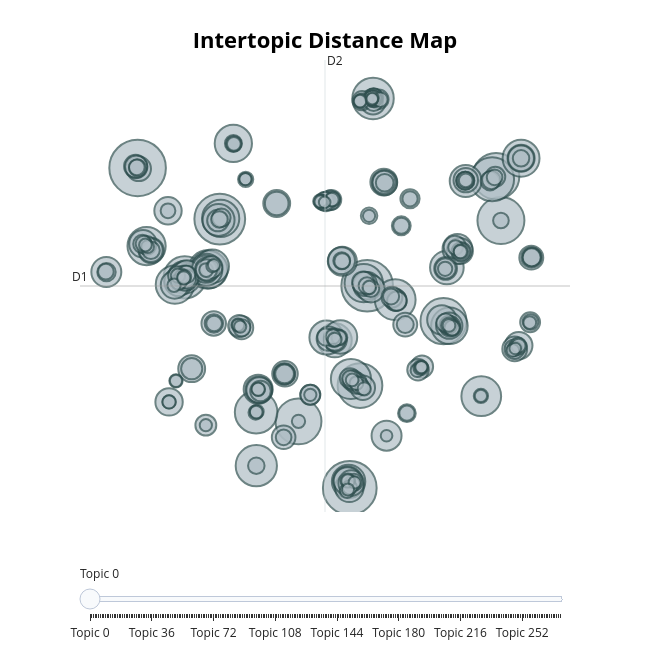

The code cell stored with this chart in its notebook:
### Code cell
topic_model.visualize_topics()

### Figure 1 — Plotly figure (JSON) as saved in the notebook; plotly's stock layout.template omitted (floating-point values rounded to 4 significant figures; data arrays with more than 128 entries replaced by an {"elided": "..."} marker saying what was removed)
{"data": [{"customdata": {"elided": "275x3 mixed values"}, "hovertemplate": "<b>Topic %{customdata[0]}</b><br>%{customdata[1]}<br>Size: %{customdata[2]}", "legendgroup": "", "marker": {"color": "#B0BEC5", "line": {"color": "DarkSlateGrey", "width": 2}, "size": {"elided": "275 int values"}, "sizemode": "area", "sizeref": 0.1469, "symbol": "circle"}, "mode": "markers", "name": "", "orientation": "v", "showlegend": false, "type": "scatter", "x": {"elided": "275 float values"}, "xaxis": "x", "y": {"elided": "275 float values"}, "yaxis": "y"}], "layout": {"annotations": [{"showarrow": false, "text": "D1", "x": -13.53, "y": 5.373, "yshift": 10}, {"showarrow": false, "text": "D2", "x": 3.178, "xshift": 10, "y": 25.09}], "height": 650, "hoverlabel": {"bgcolor": "white", "font": {"family": "Rockwell", "size": 16}}, "legend": {"itemsizing": "constant", "tracegroupgap": 0}, "margin": {"t": 60}, "shapes": [{"line": {"color": "#CFD8DC", "width": 2}, "type": "line", "x0": 3.178, "x1": 3.178, "y0": -14.34, "y1": 25.09}, {"line": {"color": "#9E9E9E", "width": 2}, "type": "line", "x0": -13.53, "x1": 19.89, "y0": 5.373, "y1": 5.373}], "sliders": [{"active": 0, "pad": {"t": 50}, "steps": [{"args": [{"marker.color": {"elided": "1x275 str values"}}], "label": "Topic 0", "method": "update"}, {"args": [{"marker.color": {"elided": "1x275 str values"}}], "label": "Topic 1", "method": "update"}, {"args": [{"marker.color": {"elided": "1x275 str values"}}], "label": "Topic 2", "method": "update"}, {"args": [{"marker.color": {"elided": "1x275 str values"}}], "label": "Topic 3", "method": "update"}, {"args": [{"marker.color": {"elided": "1x275 str values"}}], "label": "Topic 4", "method": "update"}, {"args": [{"marker.color": {"elided": "1x275 str values"}}], "label": "Topic 5", "method": "update"}, {"args": [{"marker.color": {"elided": "1x275 str values"}}], "label": "Topic 6", "method": "update"}, {"args": [{"marker.color": {"elided": "1x275 str values"}}], "label": "Topic 7", "method": "update"}, {"args": [{"marker.color": {"elided": "1x275 str values"}}], "label": "Topic 8", "method": "update"}, {"args": [{"marker.color": {"elided": "1x275 str values"}}], "label": "Topic 9", "method": "update"}, {"args": [{"marker.color": {"elided": "1x275 str values"}}], "label": "Topic 10", "method": "update"}, {"args": [{"marker.color": {"elided": "1x275 str values"}}], "label": "Topic 11", "method": "update"}, {"args": [{"marker.color": {"elided": "1x275 str values"}}], "label": "Topic 12", "method": "update"}, {"args": [{"marker.color": {"elided": "1x275 str values"}}], "label": "Topic 13", "method": "update"}, {"args": [{"marker.color": {"elided": "1x275 str values"}}], "label": "Topic 14", "method": "update"}, {"args": [{"marker.color": {"elided": "1x275 str values"}}], "label": "Topic 15", "method": "update"}, {"args": [{"marker.color": {"elided": "1x275 str values"}}], "label": "Topic 16", "method": "update"}, {"args": [{"marker.color": {"elided": "1x275 str values"}}], "label": "Topic 17", "method": "update"}, {"args": [{"marker.color": {"elided": "1x275 str values"}}], "label": "Topic 18", "method": "update"}, {"args": [{"marker.color": {"elided": "1x275 str values"}}], "label": "Topic 19", "method": "update"}, {"args": [{"marker.color": {"elided": "1x275 str values"}}], "label": "Topic 20", "method": "update"}, {"args": [{"marker.color": {"elided": "1x275 str values"}}], "label": "Topic 21", "method": "update"}, {"args": [{"marker.color": {"elided": "1x275 str values"}}], "label": "Topic 22", "method": "update"}, {"args": [{"marker.color": {"elided": "1x275 str values"}}], "label": "Topic 23", "method": "update"}, {"args": [{"marker.color": {"elided": "1x275 str values"}}], "label": "Topic 24", "method": "update"}, {"args": [{"marker.color": {"elided": "1x275 str values"}}], "label": "Topic 25", "method": "update"}, {"args": [{"marker.color": {"elided": "1x275 str values"}}], "label": "Topic 26", "method": "update"}, {"args": [{"marker.color": {"elided": "1x275 str values"}}], "label": "Topic 27", "method": "update"}, {"args": [{"marker.color": {"elided": "1x275 str values"}}], "label": "Topic 28", "method": "update"}, {"args": [{"marker.color": {"elided": "1x275 str values"}}], "label": "Topic 29", "method": "update"}, {"args": [{"marker.color": {"elided": "1x275 str values"}}], "label": "Topic 30", "method": "update"}, {"args": [{"marker.color": {"elided": "1x275 str values"}}], "label": "Topic 31", "method": "update"}, {"args": [{"marker.color": {"elided": "1x275 str values"}}], "label": "Topic 32", "method": "update"}, {"args": [{"marker.color": {"elided": "1x275 str values"}}], "label": "Topic 33", "method": "update"}, {"args": [{"marker.color": {"elided": "1x275 str values"}}], "label": "Topic 34", "method": "update"}, {"args": [{"marker.color": {"elided": "1x275 str values"}}], "label": "Topic 35", "method": "update"}, {"args": [{"marker.color": {"elided": "1x275 str values"}}], "label": "Topic 36", "method": "update"}, {"args": [{"marker.color": {"elided": "1x275 str values"}}], "label": "Topic 37", "method": "update"}, {"args": [{"marker.color": {"elided": "1x275 str values"}}], "label": "Topic 38", "method": "update"}, {"args": [{"marker.color": {"elided": "1x275 str values"}}], "label": "Topic 39", "method": "update"}, {"args": [{"marker.color": {"elided": "1x275 str values"}}], "label": "Topic 40", "method": "update"}, {"args": [{"marker.color": {"elided": "1x275 str values"}}], "label": "Topic 41", "method": "update"}, {"args": [{"marker.color": {"elided": "1x275 str values"}}], "label": "Topic 42", "method": "update"}, {"args": [{"marker.color": {"elided": "1x275 str values"}}], "label": "Topic 43", "method": "update"}, {"args": [{"marker.color": {"elided": "1x275 str values"}}], "label": "Topic 44", "method": "update"}, {"args": [{"marker.color": {"elided": "1x275 str values"}}], "label": "Topic 45", "method": "update"}, {"args": [{"marker.color": {"elided": "1x275 str values"}}], "label": "Topic 46", "method": "update"}, {"args": [{"marker.color": {"elided": "1x275 str values"}}], "label": "Topic 47", "method": "update"}, {"args": [{"marker.color": {"elided": "1x275 str values"}}], "label": "Topic 48", "method": "update"}, {"args": [{"marker.color": {"elided": "1x275 str values"}}], "label": "Topic 49", "method": "update"}, {"args": [{"marker.color": {"elided": "1x275 str values"}}], "label": "Topic 50", "method": "update"}, {"args": [{"marker.color": {"elided": "1x275 str values"}}], "label": "Topic 51", "method": "update"}, {"args": [{"marker.color": {"elided": "1x275 str values"}}], "label": "Topic 52", "method": "update"}, {"args": [{"marker.color": {"elided": "1x275 str values"}}], "label": "Topic 53", "method": "update"}, {"args": [{"marker.color": {"elided": "1x275 str values"}}], "label": "Topic 54", "method": "update"}, {"args": [{"marker.color": {"elided": "1x275 str values"}}], "label": "Topic 55", "method": "update"}, {"args": [{"marker.color": {"elided": "1x275 str values"}}], "label": "Topic 56", "method": "update"}, {"args": [{"marker.color": {"elided": "1x275 str values"}}], "label": "Topic 57", "method": "update"}, {"args": [{"marker.color": {"elided": "1x275 str values"}}], "label": "Topic 58", "method": "update"}, {"args": [{"marker.color": {"elided": "1x275 str values"}}], "label": "Topic 59", "method": "update"}, {"args": [{"marker.color": {"elided": "1x275 str values"}}], "label": "Topic 60", "method": "update"}, {"args": [{"marker.color": {"elided": "1x275 str values"}}], "label": "Topic 61", "method": "update"}, {"args": [{"marker.color": {"elided": "1x275 str values"}}], "label": "Topic 62", "method": "update"}, {"args": [{"marker.color": {"elided": "1x275 str values"}}], "label": "Topic 63", "method": "update"}, {"args": [{"marker.color": {"elided": "1x275 str values"}}], "label": "Topic 64", "method": "update"}, {"args": [{"marker.color": {"elided": "1x275 str values"}}], "label": "Topic 65", "method": "update"}, {"args": [{"marker.color": {"elided": "1x275 str values"}}], "label": "Topic 66", "method": "update"}, {"args": [{"marker.color": {"elided": "1x275 str values"}}], "label": "Topic 67", "method": "update"}, {"args": [{"marker.color": {"elided": "1x275 str values"}}], "label": "Topic 68", "method": "update"}, {"args": [{"marker.color": {"elided": "1x275 str values"}}], "label": "Topic 69", "method": "update"}, {"args": [{"marker.color": {"elided": "1x275 str values"}}], "label": "Topic 70", "method": "update"}, {"args": [{"marker.color": {"elided": "1x275 str values"}}], "label": "Topic 71", "method": "update"}, {"args": [{"marker.color": {"elided": "1x275 str values"}}], "label": "Topic 72", "method": "update"}, {"args": [{"marker.color": {"elided": "1x275 str values"}}], "label": "Topic 73", "method": "update"}, {"args": [{"marker.color": {"elided": "1x275 str values"}}], "label": "Topic 74", "method": "update"}, {"args": [{"marker.color": {"elided": "1x275 str values"}}], "label": "Topic 75", "method": "update"}, {"args": [{"marker.color": {"elided": "1x275 str values"}}], "label": "Topic 76", "method": "update"}, {"args": [{"marker.color": {"elided": "1x275 str values"}}], "label": "Topic 77", "method": "update"}, {"args": [{"marker.color": {"elided": "1x275 str values"}}], "label": "Topic 78", "method": "update"}, {"args": [{"marker.color": {"elided": "1x275 str values"}}], "label": "Topic 79", "method": "update"}, {"args": [{"marker.color": {"elided": "1x275 str values"}}], "label": "Topic 80", "method": "update"}, {"args": [{"marker.color": {"elided": "1x275 str values"}}], "label": "Topic 81", "method": "update"}, {"args": [{"marker.color": {"elided": "1x275 str values"}}], "label": "Topic 82", "method": "update"}, {"args": [{"marker.color": {"elided": "1x275 str values"}}], "label": "Topic 83", "method": "update"}, {"args": [{"marker.color": {"elided": "1x275 str values"}}], "label": "Topic 84", "method": "update"}, {"args": [{"marker.color": {"elided": "1x275 str values"}}], "label": "Topic 85", "method": "update"}, {"args": [{"marker.color": {"elided": "1x275 str values"}}], "label": "Topic 86", "method": "update"}, {"args": [{"marker.color": {"elided": "1x275 str values"}}], "label": "Topic 87", "method": "update"}, {"args": [{"marker.color": {"elided": "1x275 str values"}}], "label": "Topic 88", "method": "update"}, {"args": [{"marker.color": {"elided": "1x275 str values"}}], "label": "Topic 89", "method": "update"}, {"args": [{"marker.color": {"elided": "1x275 str values"}}], "label": "Topic 90", "method": "update"}, {"args": [{"marker.color": {"elided": "1x275 str values"}}], "label": "Topic 91", "method": "update"}, {"args": [{"marker.color": {"elided": "1x275 str values"}}], "label": "Topic 92", "method": "update"}, {"args": [{"marker.color": {"elided": "1x275 str values"}}], "label": "Topic 93", "method": "update"}, {"args": [{"marker.color": {"elided": "1x275 str values"}}], "label": "Topic 94", "method": "update"}, {"args": [{"marker.color": {"elided": "1x275 str values"}}], "label": "Topic 95", "method": "update"}, {"args": [{"marker.color": {"elided": "1x275 str values"}}], "label": "Topic 96", "method": "update"}, {"args": [{"marker.color": {"elided": "1x275 str values"}}], "label": "Topic 97", "method": "update"}, {"args": [{"marker.color": {"elided": "1x275 str values"}}], "label": "Topic 98", "method": "update"}, {"args": [{"marker.color": {"elided": "1x275 str values"}}], "label": "Topic 99", "method": "update"}, {"args": [{"marker.color": {"elided": "1x275 str values"}}], "label": "Topic 100", "method": "update"}, {"args": [{"marker.color": {"elided": "1x275 str values"}}], "label": "Topic 101", "method": "update"}, {"args": [{"marker.color": {"elided": "1x275 str values"}}], "label": "Topic 102", "method": "update"}, {"args": [{"marker.color": {"elided": "1x275 str values"}}], "label": "Topic 103", "method": "update"}, {"args": [{"marker.color": {"elided": "1x275 str values"}}], "label": "Topic 104", "method": "update"}, {"args": [{"marker.color": {"elided": "1x275 str values"}}], "label": "Topic 105", "method": "update"}, {"args": [{"marker.color": {"elided": "1x275 str values"}}], "label": "Topic 106", "method": "update"}, {"args": [{"marker.color": {"elided": "1x275 str values"}}], "label": "Topic 107", "method": "update"}, {"args": [{"marker.color": {"elided": "1x275 str values"}}], "label": "Topic 108", "method": "update"}, {"args": [{"marker.color": {"elided": "1x275 str values"}}], "label": "Topic 109", "method": "update"}, {"args": [{"marker.color": {"elided": "1x275 str values"}}], "label": "Topic 110", "method": "update"}, {"args": [{"marker.color": {"elided": "1x275 str values"}}], "label": "Topic 111", "method": "update"}, {"args": [{"marker.color": {"elided": "1x275 str values"}}], "label": "Topic 112", "method": "update"}, {"args": [{"marker.color": {"elided": "1x275 str values"}}], "label": "Topic 113", "method": "update"}, {"args": [{"marker.color": {"elided": "1x275 str values"}}], "label": "Topic 114", "method": "update"}, {"args": [{"marker.color": {"elided": "1x275 str values"}}], "label": "Topic 115", "method": "update"}, {"args": [{"marker.color": {"elided": "1x275 str values"}}], "label": "Topic 116", "method": "update"}, {"args": [{"marker.color": {"elided": "1x275 str values"}}], "label": "Topic 117", "method": "update"}, {"args": [{"marker.color": {"elided": "1x275 str values"}}], "label": "Topic 118", "method": "update"}, {"args": [{"marker.color": {"elided": "1x275 str values"}}], "label": "Topic 119", "method": "update"}, {"args": [{"marker.color": {"elided": "1x275 str values"}}], "label": "Topic 120", "method": "update"}, {"args": [{"marker.color": {"elided": "1x275 str values"}}], "label": "Topic 121", "method": "update"}, {"args": [{"marker.color": {"elided": "1x275 str values"}}], "label": "Topic 122", "method": "update"}, {"args": [{"marker.color": {"elided": "1x275 str values"}}], "label": "Topic 123", "method": "update"}, {"args": [{"marker.color": {"elided": "1x275 str values"}}], "label": "Topic 124", "method": "update"}, {"args": [{"marker.color": {"elided": "1x275 str values"}}], "label": "Topic 125", "method": "update"}, {"args": [{"marker.color": {"elided": "1x275 str values"}}], "label": "Topic 126", "method": "update"}, {"args": [{"marker.color": {"elided": "1x275 str values"}}], "label": "Topic 127", "method": "update"}, {"args": [{"marker.color": {"elided": "1x275 str values"}}], "label": "Topic 128", "method": "update"}, {"args": [{"marker.color": {"elided": "1x275 str values"}}], "label": "Topic 129", "method": "update"}, {"args": [{"marker.color": {"elided": "1x275 str values"}}], "label": "Topic 130", "method": "update"}, {"args": [{"marker.color": {"elided": "1x275 str values"}}], "label": "Topic 131", "method": "update"}, {"args": [{"marker.color": {"elided": "1x275 str values"}}], "label": "Topic 132", "method": "update"}, {"args": [{"marker.color": {"elided": "1x275 str values"}}], "label": "Topic 133", "method": "update"}, {"args": [{"marker.color": {"elided": "1x275 str values"}}], "label": "Topic 134", "method": "update"}, {"args": [{"marker.color": {"elided": "1x275 str values"}}], "label": "Topic 135", "method": "update"}, {"args": [{"marker.color": {"elided": "1x275 str values"}}], "label": "Topic 136", "method": "update"}, {"args": [{"marker.color": {"elided": "1x275 str values"}}], "label": "Topic 137", "method": "update"}, {"args": [{"marker.color": {"elided": "1x275 str values"}}], "label": "Topic 138", "method": "update"}, {"args": [{"marker.color": {"elided": "1x275 str values"}}], "label": "Topic 139", "method": "update"}, {"args": [{"marker.color": {"elided": "1x275 str values"}}], "label": "Topic 140", "method": "update"}, {"args": [{"marker.color": {"elided": "1x275 str values"}}], "label": "Topic 141", "method": "update"}, {"args": [{"marker.color": {"elided": "1x275 str values"}}], "label": "Topic 142", "method": "update"}, {"args": [{"marker.color": {"elided": "1x275 str values"}}], "label": "Topic 143", "method": "update"}, {"args": [{"marker.color": {"elided": "1x275 str values"}}], "label": "Topic 144", "method": "update"}, {"args": [{"marker.color": {"elided": "1x275 str values"}}], "label": "Topic 145", "method": "update"}, {"args": [{"marker.color": {"elided": "1x275 str values"}}], "label": "Topic 146", "method": "update"}, {"args": [{"marker.color": {"elided": "1x275 str values"}}], "label": "Topic 147", "method": "update"}, {"args": [{"marker.color": {"elided": "1x275 str values"}}], "label": "Topic 148", "method": "update"}, {"args": [{"marker.color": {"elided": "1x275 str values"}}], "label": "Topic 149", "method": "update"}, {"args": [{"marker.color": {"elided": "1x275 str values"}}], "label": "Topic 150", "method": "update"}, {"args": [{"marker.color": {"elided": "1x275 str values"}}], "label": "Topic 151", "method": "update"}, {"args": [{"marker.color": {"elided": "1x275 str values"}}], "label": "Topic 152", "method": "update"}, {"args": [{"marker.color": {"elided": "1x275 str values"}}], "label": "Topic 153", "method": "update"}, {"args": [{"marker.color": {"elided": "1x275 str values"}}], "label": "Topic 154", "method": "update"}, {"args": [{"marker.color": {"elided": "1x275 str values"}}], "label": "Topic 155", "method": "update"}, {"args": [{"marker.color": {"elided": "1x275 str values"}}], "label": "Topic 156", "method": "update"}, {"args": [{"marker.color": {"elided": "1x275 str values"}}], "label": "Topic 157", "method": "update"}, {"args": [{"marker.color": {"elided": "1x275 str values"}}], "label": "Topic 158", "method": "update"}, {"args": [{"marker.color": {"elided": "1x275 str values"}}], "label": "Topic 159", "method": "update"}, {"args": [{"marker.color": {"elided": "1x275 str values"}}], "label": "Topic 160", "method": "update"}, {"args": [{"marker.color": {"elided": "1x275 str values"}}], "label": "Topic 161", "method": "update"}, {"args": [{"marker.color": {"elided": "1x275 str values"}}], "label": "Topic 162", "method": "update"}, {"args": [{"marker.color": {"elided": "1x275 str values"}}], "label": "Topic 163", "method": "update"}, {"args": [{"marker.color": {"elided": "1x275 str values"}}], "label": "Topic 164", "method": "update"}, {"args": [{"marker.color": {"elided": "1x275 str values"}}], "label": "Topic 165", "method": "update"}, {"args": [{"marker.color": {"elided": "1x275 str values"}}], "label": "Topic 166", "method": "update"}, {"args": [{"marker.color": {"elided": "1x275 str values"}}], "label": "Topic 167", "method": "update"}, {"args": [{"marker.color": {"elided": "1x275 str values"}}], "label": "Topic 168", "method": "update"}, {"args": [{"marker.color": {"elided": "1x275 str values"}}], "label": "Topic 169", "method": "update"}, {"args": [{"marker.color": {"elided": "1x275 str values"}}], "label": "Topic 170", "method": "update"}, {"args": [{"marker.color": {"elided": "1x275 str values"}}], "label": "Topic 171", "method": "update"}, {"args": [{"marker.color": {"elided": "1x275 str values"}}], "label": "Topic 172", "method": "update"}, {"args": [{"marker.color": {"elided": "1x275 str values"}}], "label": "Topic 173", "method": "update"}, {"args": [{"marker.color": {"elided": "1x275 str values"}}], "label": "Topic 174", "method": "update"}, {"args": [{"marker.color": {"elided": "1x275 str values"}}], "label": "Topic 175", "method": "update"}, {"args": [{"marker.color": {"elided": "1x275 str values"}}], "label": "Topic 176", "method": "update"}, {"args": [{"marker.color": {"elided": "1x275 str values"}}], "label": "Topic 177", "method": "update"}, {"args": [{"marker.color": {"elided": "1x275 str values"}}], "label": "Topic 178", "method": "update"}, {"args": [{"marker.color": {"elided": "1x275 str values"}}], "label": "Topic 179", "method": "update"}, {"args": [{"marker.color": {"elided": "1x275 str values"}}], "label": "Topic 180", "method": "update"}, {"args": [{"marker.color": {"elided": "1x275 str values"}}], "label": "Topic 181", "method": "update"}, {"args": [{"marker.color": {"elided": "1x275 str values"}}], "label": "Topic 182", "method": "update"}, {"args": [{"marker.color": {"elided": "1x275 str values"}}], "label": "Topic 183", "method": "update"}, {"args": [{"marker.color": {"elided": "1x275 str values"}}], "label": "Topic 184", "method": "update"}, {"args": [{"marker.color": {"elided": "1x275 str values"}}], "label": "Topic 185", "method": "update"}, {"args": [{"marker.color": {"elided": "1x275 str values"}}], "label": "Topic 186", "method": "update"}, {"args": [{"marker.color": {"elided": "1x275 str values"}}], "label": "Topic 187", "method": "update"}, {"args": [{"marker.color": {"elided": "1x275 str values"}}], "label": "Topic 188", "method": "update"}, {"args": [{"marker.color": {"elided": "1x275 str values"}}], "label": "Topic 189", "method": "update"}, {"args": [{"marker.color": {"elided": "1x275 str values"}}], "label": "Topic 190", "method": "update"}, {"args": [{"marker.color": {"elided": "1x275 str values"}}], "label": "Topic 191", "method": "update"}, {"args": [{"marker.color": {"elided": "1x275 str values"}}], "label": "Topic 192", "method": "update"}, {"args": [{"marker.color": {"elided": "1x275 str values"}}], "label": "Topic 193", "method": "update"}, {"args": [{"marker.color": {"elided": "1x275 str values"}}], "label": "Topic 194", "method": "update"}, {"args": [{"marker.color": {"elided": "1x275 str values"}}], "label": "Topic 195", "method": "update"}, {"args": [{"marker.color": {"elided": "1x275 str values"}}], "label": "Topic 196", "method": "update"}, {"args": [{"marker.color": {"elided": "1x275 str values"}}], "label": "Topic 197", "method": "update"}, {"args": [{"marker.color": {"elided": "1x275 str values"}}], "label": "Topic 198", "method": "update"}, {"args": [{"marker.color": {"elided": "1x275 str values"}}], "label": "Topic 199", "method": "update"}, {"args": [{"marker.color": {"elided": "1x275 str values"}}], "label": "Topic 200", "method": "update"}, {"args": [{"marker.color": {"elided": "1x275 str values"}}], "label": "Topic 201", "method": "update"}, {"args": [{"marker.color": {"elided": "1x275 str values"}}], "label": "Topic 202", "method": "update"}, {"args": [{"marker.color": {"elided": "1x275 str values"}}], "label": "Topic 203", "method": "update"}, {"args": [{"marker.color": {"elided": "1x275 str values"}}], "label": "Topic 204", "method": "update"}, {"args": [{"marker.color": {"elided": "1x275 str values"}}], "label": "Topic 205", "method": "update"}, {"args": [{"marker.color": {"elided": "1x275 str values"}}], "label": "Topic 206", "method": "update"}, {"args": [{"marker.color": {"elided": "1x275 str values"}}], "label": "Topic 207", "method": "update"}, {"args": [{"marker.color": {"elided": "1x275 str values"}}], "label": "Topic 208", "method": "update"}, {"args": [{"marker.color": {"elided": "1x275 str values"}}], "label": "Topic 209", "method": "update"}, {"args": [{"marker.color": {"elided": "1x275 str values"}}], "label": "Topic 210", "method": "update"}, {"args": [{"marker.color": {"elided": "1x275 str values"}}], "label": "Topic 211", "method": "update"}, {"args": [{"marker.color": {"elided": "1x275 str values"}}], "label": "Topic 212", "method": "update"}, {"args": [{"marker.color": {"elided": "1x275 str values"}}], "label": "Topic 213", "method": "update"}, {"args": [{"marker.color": {"elided": "1x275 str values"}}], "label": "Topic 214", "method": "update"}, {"args": [{"marker.color": {"elided": "1x275 str values"}}], "label": "Topic 215", "method": "update"}, {"args": [{"marker.color": {"elided": "1x275 str values"}}], "label": "Topic 216", "method": "update"}, {"args": [{"marker.color": {"elided": "1x275 str values"}}], "label": "Topic 217", "method": "update"}, {"args": [{"marker.color": {"elided": "1x275 str values"}}], "label": "Topic 218", "method": "update"}, {"args": [{"marker.color": {"elided": "1x275 str values"}}], "label": "Topic 219", "method": "update"}, {"args": [{"marker.color": {"elided": "1x275 str values"}}], "label": "Topic 220", "method": "update"}, {"args": [{"marker.color": {"elided": "1x275 str values"}}], "label": "Topic 221", "method": "update"}, {"args": [{"marker.color": {"elided": "1x275 str values"}}], "label": "Topic 222", "method": "update"}, {"args": [{"marker.color": {"elided": "1x275 str values"}}], "label": "Topic 223", "method": "update"}, {"args": [{"marker.color": {"elided": "1x275 str values"}}], "label": "Topic 224", "method": "update"}, {"args": [{"marker.color": {"elided": "1x275 str values"}}], "label": "Topic 225", "method": "update"}, {"args": [{"marker.color": {"elided": "1x275 str values"}}], "label": "Topic 226", "method": "update"}, {"args": [{"marker.color": {"elided": "1x275 str values"}}], "label": "Topic 227", "method": "update"}, {"args": [{"marker.color": {"elided": "1x275 str values"}}], "label": "Topic 228", "method": "update"}, {"args": [{"marker.color": {"elided": "1x275 str values"}}], "label": "Topic 229", "method": "update"}, {"args": [{"marker.color": {"elided": "1x275 str values"}}], "label": "Topic 230", "method": "update"}, {"args": [{"marker.color": {"elided": "1x275 str values"}}], "label": "Topic 231", "method": "update"}, {"args": [{"marker.color": {"elided": "1x275 str values"}}], "label": "Topic 232", "method": "update"}, {"args": [{"marker.color": {"elided": "1x275 str values"}}], "label": "Topic 233", "method": "update"}, {"args": [{"marker.color": {"elided": "1x275 str values"}}], "label": "Topic 234", "method": "update"}, {"args": [{"marker.color": {"elided": "1x275 str values"}}], "label": "Topic 235", "method": "update"}, {"args": [{"marker.color": {"elided": "1x275 str values"}}], "label": "Topic 236", "method": "update"}, {"args": [{"marker.color": {"elided": "1x275 str values"}}], "label": "Topic 237", "method": "update"}, {"args": [{"marker.color": {"elided": "1x275 str values"}}], "label": "Topic 238", "method": "update"}, {"args": [{"marker.color": {"elided": "1x275 str values"}}], "label": "Topic 239", "method": "update"}, {"args": [{"marker.color": {"elided": "1x275 str values"}}], "label": "Topic 240", "method": "update"}, {"args": [{"marker.color": {"elided": "1x275 str values"}}], "label": "Topic 241", "method": "update"}, {"args": [{"marker.color": {"elided": "1x275 str values"}}], "label": "Topic 242", "method": "update"}, {"args": [{"marker.color": {"elided": "1x275 str values"}}], "label": "Topic 243", "method": "update"}, {"args": [{"marker.color": {"elided": "1x275 str values"}}], "label": "Topic 244", "method": "update"}, {"args": [{"marker.color": {"elided": "1x275 str values"}}], "label": "Topic 245", "method": "update"}, {"args": [{"marker.color": {"elided": "1x275 str values"}}], "label": "Topic 246", "method": "update"}, {"args": [{"marker.color": {"elided": "1x275 str values"}}], "label": "Topic 247", "method": "update"}, {"args": [{"marker.color": {"elided": "1x275 str values"}}], "label": "Topic 248", "method": "update"}, {"args": [{"marker.color": {"elided": "1x275 str values"}}], "label": "Topic 249", "method": "update"}, {"args": [{"marker.color": {"elided": "1x275 str values"}}], "label": "Topic 250", "method": "update"}, {"args": [{"marker.color": {"elided": "1x275 str values"}}], "label": "Topic 251", "method": "update"}, {"args": [{"marker.color": {"elided": "1x275 str values"}}], "label": "Topic 252", "method": "update"}, {"args": [{"marker.color": {"elided": "1x275 str values"}}], "label": "Topic 253", "method": "update"}, {"args": [{"marker.color": {"elided": "1x275 str values"}}], "label": "Topic 254", "method": "update"}, {"args": [{"marker.color": {"elided": "1x275 str values"}}], "label": "Topic 255", "method": "update"}, {"args": [{"marker.color": {"elided": "1x275 str values"}}], "label": "Topic 256", "method": "update"}, {"args": [{"marker.color": {"elided": "1x275 str values"}}], "label": "Topic 257", "method": "update"}, {"args": [{"marker.color": {"elided": "1x275 str values"}}], "label": "Topic 258", "method": "update"}, {"args": [{"marker.color": {"elided": "1x275 str values"}}], "label": "Topic 259", "method": "update"}, {"args": [{"marker.color": {"elided": "1x275 str values"}}], "label": "Topic 260", "method": "update"}, {"args": [{"marker.color": {"elided": "1x275 str values"}}], "label": "Topic 261", "method": "update"}, {"args": [{"marker.color": {"elided": "1x275 str values"}}], "label": "Topic 262", "method": "update"}, {"args": [{"marker.color": {"elided": "1x275 str values"}}], "label": "Topic 263", "method": "update"}, {"args": [{"marker.color": {"elided": "1x275 str values"}}], "label": "Topic 264", "method": "update"}, {"args": [{"marker.color": {"elided": "1x275 str values"}}], "label": "Topic 265", "method": "update"}, {"args": [{"marker.color": {"elided": "1x275 str values"}}], "label": "Topic 266", "method": "update"}, {"args": [{"marker.color": {"elided": "1x275 str values"}}], "label": "Topic 267", "method": "update"}, {"args": [{"marker.color": {"elided": "1x275 str values"}}], "label": "Topic 268", "method": "update"}, {"args": [{"marker.color": {"elided": "1x275 str values"}}], "label": "Topic 269", "method": "update"}, {"args": [{"marker.color": {"elided": "1x275 str values"}}], "label": "Topic 270", "method": "update"}, {"args": [{"marker.color": {"elided": "1x275 str values"}}], "label": "Topic 271", "method": "update"}, {"args": [{"marker.color": {"elided": "1x275 str values"}}], "label": "Topic 272", "method": "update"}, {"args": [{"marker.color": {"elided": "1x275 str values"}}], "label": "Topic 273", "method": "update"}, {"args": [{"marker.color": {"elided": "1x275 str values"}}], "label": "Topic 274", "method": "update"}]}], "title": {"font": {"color": "Black", "size": 22}, "text": "<b>Intertopic Distance Map</b>", "x": 0.5, "xanchor": "center", "y": 0.95, "yanchor": "top"}, "width": 650, "xaxis": {"anchor": "y", "domain": [0, 1], "range": [-13.53, 19.89], "title": {"text": ""}, "visible": false}, "yaxis": {"anchor": "x", "domain": [0, 1], "range": [-14.34, 25.09], "title": {"text": ""}, "visible": false}}}
